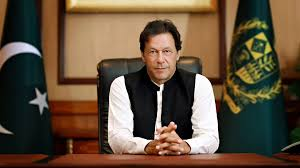
#> input picture Lab_Task_06/images/download.jpeg, 300 x 168 px, given in place of the camera
$ jupyter execute --allow-errors opencv.ipynb   (text cells are left out)
#> lines starting #> are read from the running program, lines starting #| are printed output that depends on the picture; after the words box and inside, x2 and y2 are one past the last pixel; in counts of white or black regions, pixels touching at a corner belong together
[cell 1]
# Python code to read image
import cv2

# To read image from disk, we use
# cv2.imread function, in below method,
img = cv2.imread("C:\\Users\\Administrator\\Downloads\\doremon.jpeg", cv2.IMREAD_COLOR)

# Creating GUI window to display an image on screen
# first Parameter is windows title (should be in string format)
# Second Parameter is image array
cv2.imshow("image", img)

# To hold the window on screen, we use cv2.waitKey method
# Once it detected the close input, it will release the control
# To the next line
# First Parameter is for holding screen for specified milliseconds
# It should be positive integer. If 0 pass an parameter, then it will
# hold the screen until user close it.
cv2.waitKey(0)

# It is for removing/deleting created GUI window from screen
# and memory
cv2.destroyAllWindows()

#> (a cell that did not finish here is left out)

[cell 3]
#import cv2, numpy and matplotlib libraries
import cv2
import numpy as np
import matplotlib.pyplot as plt
img=cv2.imread("C:\\Users\\Administrator\\Downloads\\doremon.jpeg")
#Displaying image using plt.imshow() method
#> (the rest of this cell did not finish here and is left out)

[cell 4]
# importing cv2
'''import cv2

# path
path = r'C:\\Users\\Administrator\\Downloads\\doremon.jpeg'

# Using cv2.imread() method
# Using 0 to read image in grayscale mode
img = cv2.imread(path, cv2.IMREAD_GRAYSCALE)

# Displaying the image
cv2.imshow('image', img)
cv2.waitKey(0)
cv2.destroyAllWindows()'''

[cell 5]
#img.shape

[cell 6]
# Python program to explain cv2.imshow() method

# importing cv2
import cv2

# path
path = r'C:\\Users\\Administrator\\Downloads\\doremon.jpeg'

# Reading an image in default mode
image = cv2.imread(path)

# Window name in which image is displayed
window_name = 'image'

# Using cv2.imshow() method
# Displaying the image
cv2.imshow(window_name, image)

# waits for user to press any key
# (this is necessary to avoid Python kernel form crashing)
cv2.waitKey(0)

# closing all open windows
cv2.destroyAllWindows()

[cell 7]
#display an image 2
# Python program to explain cv2.imshow() method

# importing cv2
import cv2

# path
path = r'C:\\Users\\Administrator\\Downloads\\doremon.jpeg'

# Reading an image in grayscale mode
image = cv2.imread(path, 0)

# Window name in which image is displayed
window_name = 'image'

# Using cv2.imshow() method
# Displaying the image
cv2.imshow(window_name, image)

# waits for user to press any key
# (this is necessary to avoid Python kernel form crashing)
cv2.waitKey(0)

# closing all open windows
cv2.destroyAllWindows()

[cell 8]
# importing cv2
import cv2

# importing os module
import os

# Image path
image_path = r'C:\\Users\\Administrator\\Downloads\\doremon.jpeg'

# Image directory
directory = r'C:\\Users\\Administrator\\Downloads'

# Using cv2.imread() method
# to read the image
img = cv2.imread(image_path)

# Change the current directory
# to specified directory
os.chdir(directory)

# List files and directories
# in 'C:/Users/Rajnish/Desktop/GeeksforGeeks'
print("Before saving image:")
#> (the rest of this cell did not finish here and is left out)

[cell 9]
import cv2

image = cv2.imread('C:\\Users\\Administrator\\Downloads\\doremon.jpeg')
#> (the rest of this cell did not finish here and is left out)

[cell 10]
# organizing imports
import cv2
import numpy as np

# path to input images are specified and
# images are loaded with imread command
image1 = cv2.imread('C:\\Users\\Administrator\\Downloads\\doremon.jpeg')
image2 = cv2.imread('C:\\Users\\Administrator\\Downloads\\doremon 2.WEBP')


# cv2.addWeighted is applied over the
# image inputs with applied parameters
weightedSum = cv2.addWeighted(image1, 0.5, image2, 0.4, 0)

# the window showing output image
# with the weighted sum
cv2.imshow('Weighted Image', weightedSum)

# De-allocate any associated memory usage
if cv2.waitKey(0) & 0xff == 27:
#> (key Esc is pressed here)
	cv2.destroyAllWindows()

[cell 11]
# organizing imports
import cv2
import numpy as np

# path to input images are specified and
# images are loaded with imread command
image1 = cv2.imread('C:\\Users\\Administrator\\Downloads\\doremon.jpeg')
image2 = cv2.imread('C:\\Users\\Administrator\\Downloads\\doremon 2.WEBP')

# cv2.subtract is applied over the
# image inputs with applied parameters
sub = cv2.subtract(image1, image2)

# the window showing output image
# with the subtracted image
cv2.imshow('Subtracted Image', sub)

# De-allocate any associated memory usage
if cv2.waitKey(0) & 0xff == 27:
#> (key Esc is pressed here)
	cv2.destroyAllWindows()

[cell 12]
import cv2
import matplotlib.pyplot as plt

image = cv2.imread(r"C:\\Users\\Administrator\\Downloads\\doremon.jpeg", 1)
# Loading the image

#> (the rest of this cell did not finish here and is left out)

[cell 13]
# importing cv2
import cv2

# importing numpy
import numpy as np

# path
path = r'C:\\Users\\Administrator\\Downloads\\doremon.jpeg'

# Reading an image in default mode
image = cv2.imread(path)

# Window name in which image is displayed
window_name = 'Image'

# Creating kernel
kernel = np.ones((5, 5), np.uint8)

# Using cv2.erode() method
#> (the rest of this cell did not finish here and is left out)

[cell 14]
# importing libraries
import cv2
import numpy as np

image = cv2.imread('C:\\Users\\Administrator\\Downloads\\doremon.jpeg')

cv2.imshow('Original Image', image)
cv2.waitKey(0)

# Gaussian Blur
#> (the rest of this cell did not finish here and is left out)

[cell 15]
# Python program to explain cv2.copyMakeBorder() method

# importing cv2
import cv2

# path
path = r'C:\\Users\\Administrator\\Downloads\\doremon.jpeg'

# Reading an image in default mode
image = cv2.imread(path)

# Window name in which image is displayed
window_name = 'Image'

# Using cv2.copyMakeBorder() method
image = cv2.copyMakeBorder(image, 10, 10, 10, 10, cv2.BORDER_CONSTANT, None, value = 0)
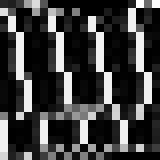
#> image: shape (20, 20) (shown 8 times larger); min 0, max 255, mean 63

# Displaying the image
cv2.imshow(window_name, image)

[cell 16]
# import opencv
import cv2

# Load the input image
image = cv2.imread(':\\Users\\Administrator\\Downloads\\doremon.jpeg')
cv2.imshow('Original', image)
cv2.waitKey(0)

# Use the cvtColor() function to grayscale the image
#> (the rest of this cell did not finish here and is left out)

[cell 17]
# Python program to demonstrate erosion and
# dilation of images.
import cv2
import numpy as np

# Reading the input image
img = cv2.imread(':\\Users\\Administrator\\Downloads\\doremon.jpeg', 0)

# Taking a matrix of size 5 as the kernel
kernel = np.ones((5, 5), np.uint8)

# The first parameter is the original image,
# kernel is the matrix with which image is
# convolved and third parameter is the number
# of iterations, which will determine how much
# you want to erode/dilate a given image.
#> (the rest of this cell did not finish here and is left out)

[cell 18]
# Python program to explain cv2.cvtColor() method

# importing cv2
import cv2

# path
path = r':\\Users\\Administrator\\Downloads\\doremon.jpeg'

# Reading an image in default mode
src = cv2.imread(path)

# Window name in which image is displayed
window_name = 'Image'

# Using cv2.cvtColor() method
# Using cv2.COLOR_BGR2GRAY color space
# conversion code
#> (the rest of this cell did not finish here and is left out)

[cell 19]
import cv2
import numpy as np

cap = cv2.VideoCapture(0)

while(1):
	_, frame = cap.read()
#> frame is the input picture: shape (168, 300, 3); mean B, G, R 60.2, 80, 98.5
	# It converts the BGR color space of image to HSV color space
	hsv = cv2.cvtColor(frame, cv2.COLOR_BGR2HSV)
#> hsv: shape (168, 300, 3); mean H, S, V 40.6, 140.6, 103.3

	# Threshold of blue in HSV space
	lower_blue = np.array([60, 35, 140])
	upper_blue = np.array([180, 255, 255])

	# preparing the mask to overlay
	mask = cv2.inRange(hsv, lower_blue, upper_blue)
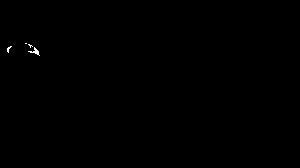
#> mask: shape (168, 300); 0.12% white in thin lines or dots, all inside (x1, y1, x2, y2) = (7, 43, 40, 56)

	# The black region in the mask has the value of 0,
	# so when multiplied with original image removes all non-blue regions
	result = cv2.bitwise_and(frame, frame, mask = mask)

	cv2.imshow('frame', frame)
	cv2.imshow('mask', mask)
	cv2.imshow('result', result)

	cv2.waitKey(0)

cv2.destroyAllWindows()
cap.release()
